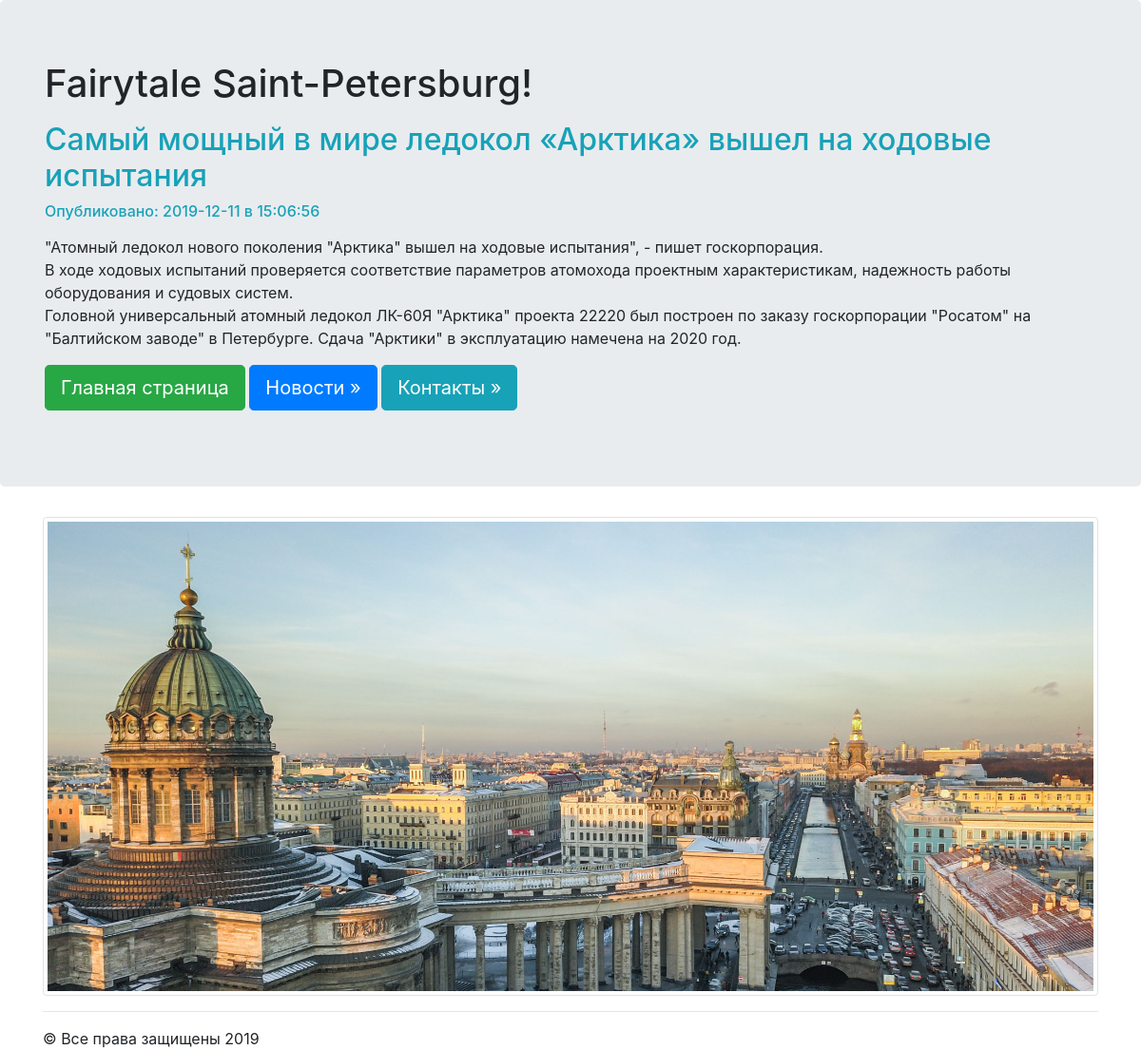
Screenshot of /news/2/ with the database file from the repository.
### news/models.py (models this page shows, shortened)
class Articles(models.Model):
    title = models.CharField(max_length = 120)
    post = models.TextField()
    date = models.DateTimeField()

### news/templates/news/post.html
{% extends "mainApp/wrapper.html" %}
{% block content %}
  <h2 class="text-info">{{articles.title}}</h2>
  <h6 class="text-info">Опубликовано: {{articles.date|date:"Y-m-d в H:i:s"}}</h6>
  <p>{{articles.post|safe|linebreaks}}</p>
{% endblock %}

### rows the page displays
Articles: title "Самый мощный в мире ледокол «Арктика» вышел на ходовые испытания", date "2019-12-11 в 15:06:56", post "\"Атомный ледокол нового поколения \"Арктика\" вышел на ходовые испытания\", - пишет госкорпорация. В ходе ходовых испытаний проверяется соответствие параметров атомохода проектным характеристикам, надежность работы оборудования и судовых систем. Головной универсальный атомный ледокол ЛК-60Я \"Арктика\" проекта 22220 был построен по заказу госкорпорации \"Росатом\" на \"Балтийском заводе\" в Петербурге. Сдача \"Арктики\" в эксплуатацию намечена на 2020 год."
